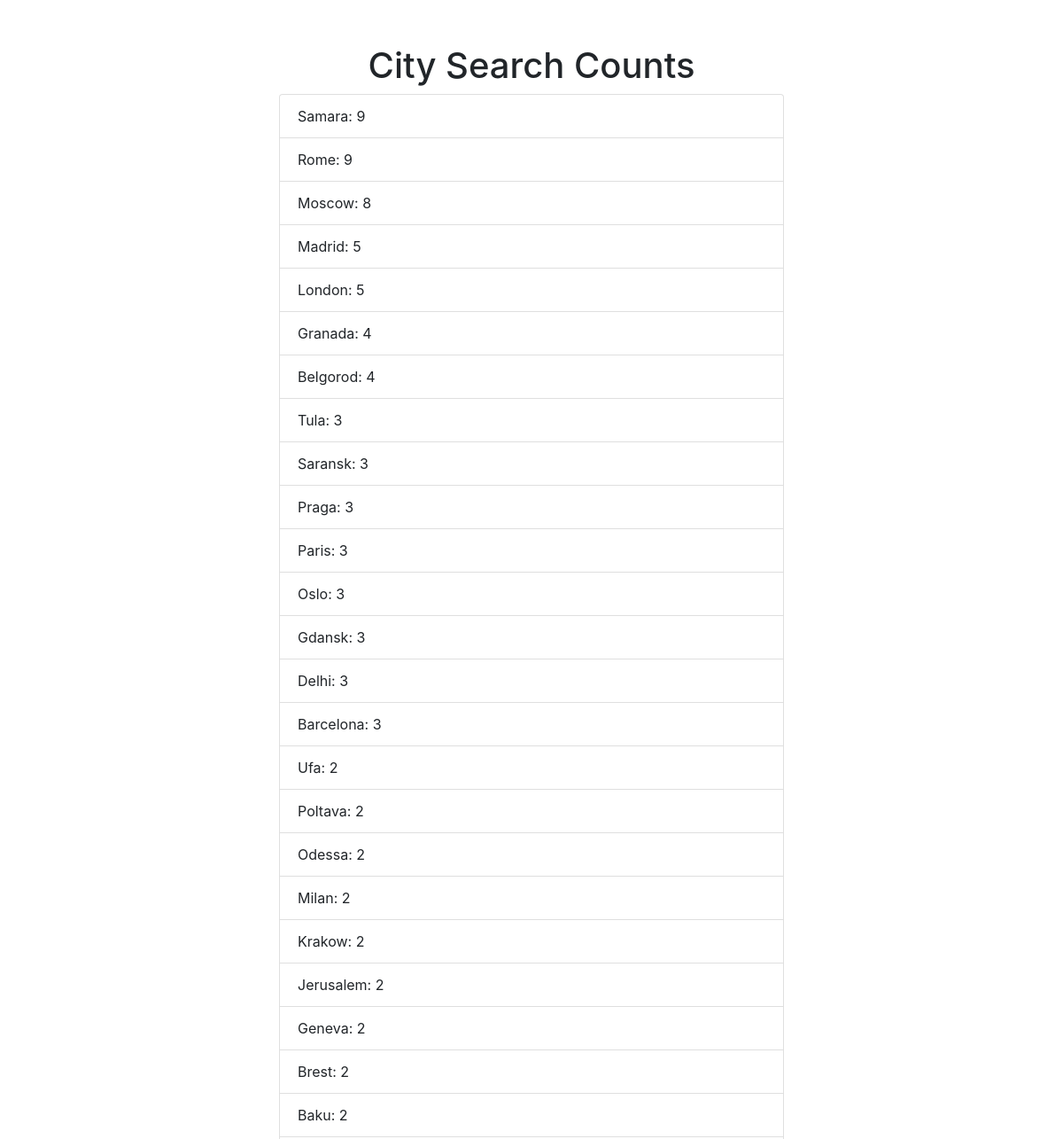
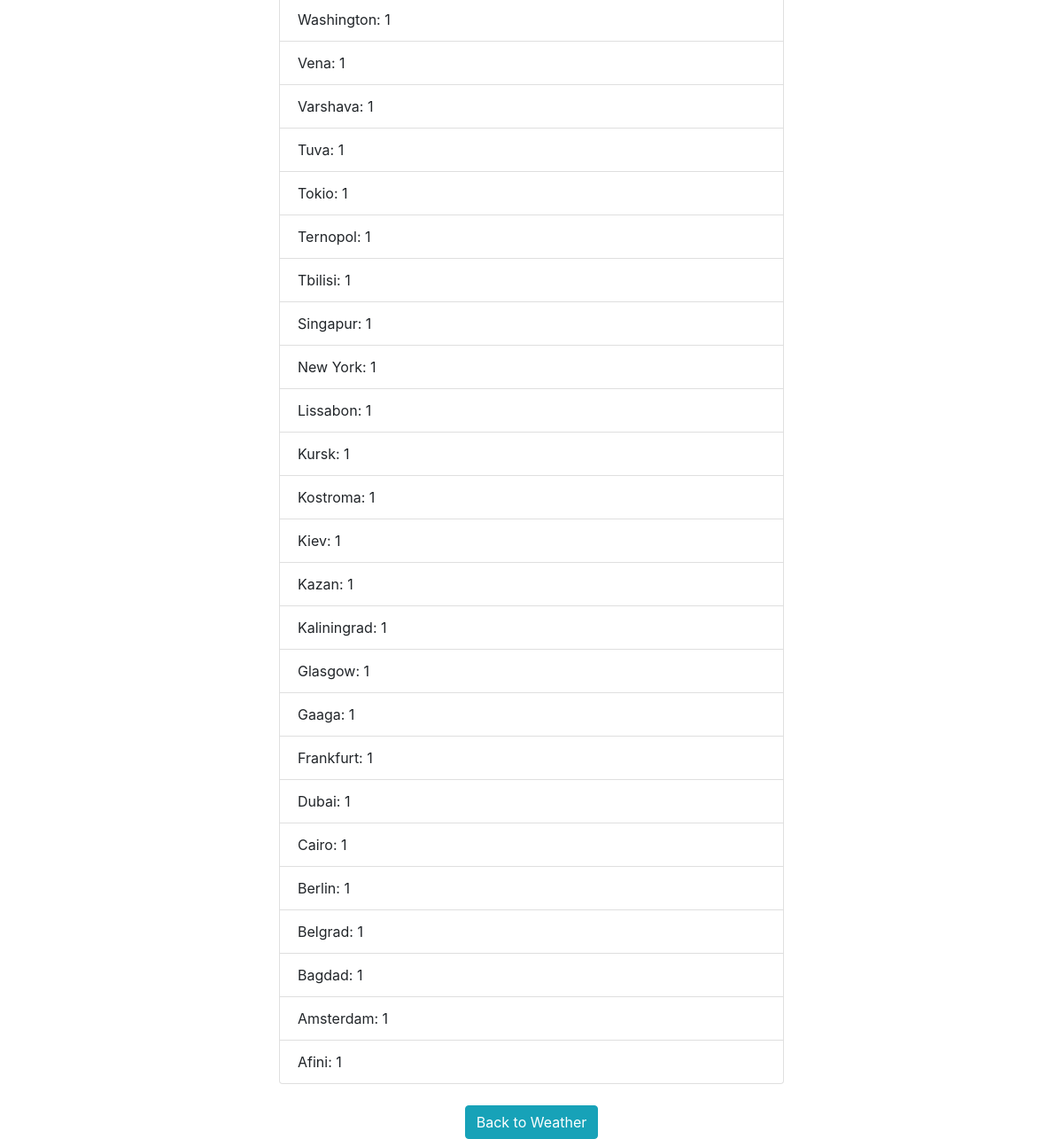
The page /city_search_count/ (signed in) on the database its author committed (2 pictures, top to bottom).
### weather/models.py (models this page shows, shortened)
class CitySearchHistory(models.Model):
    user = models.ForeignKey(User, on_delete=models.CASCADE)
    city = models.CharField(max_length=100)
    search_date = models.DateTimeField(auto_now_add=True)
    search_count = models.IntegerField(default=0)
    last_searched = models.DateTimeField(auto_now=True)
    temperature = models.FloatField(default=18.0)

### weather/views.py (the view)
# urls.py: path('city_search_count/', city_search_count_view, name='city_search_count'),
@login_required
def city_search_count_view(request):
    city_counts = CitySearchHistory.objects.values('city').annotate(search_count=Count('city')).order_by('-search_count')
    return render(request, 'city_search_count.html', {'city_counts': city_counts})

### weather/templates/city_search_count.html (shortened to what this page needs)
{% extends "base.html" %}
{% block content %}
<h1 class="text-center">City Search Counts</h1>
<ul class="list-group">
    {% for item in city_counts %}
    <li class="list-group-item">{{ item.city }}: {{ item.search_count }}</li>
    {% endfor %}
</ul>
<div class="text-center mt-4">
    <a href="{% url 'weather' %}" class="btn btn-info">Back to Weather</a>
</div>
{% endblock %}

### weather/static/css/styles.css (style rules this page uses)
.container { max-width: 600px; margin-top: 50px; }

### rows shown on the page
CitySearchHistory: city "London", search_count "5"
CitySearchHistory: city "Washington", search_count "1"
CitySearchHistory: city "Vena", search_count "1"
CitySearchHistory: city "Varshava", search_count "1"
CitySearchHistory: city "Tuva", search_count "1"
CitySearchHistory: city "Tokio", search_count "1"
CitySearchHistory: city "Ternopol", search_count "1"
CitySearchHistory: city "Tbilisi", search_count "1"
CitySearchHistory: city "Singapur", search_count "1"
CitySearchHistory: city "New York", search_count "1"
CitySearchHistory: city "Lissabon", search_count "1"
CitySearchHistory: city "Kursk", search_count "1"
CitySearchHistory: city "Kostroma", search_count "1"
CitySearchHistory: city "Kiev", search_count "1"
CitySearchHistory: city "Kazan", search_count "1"
CitySearchHistory: city "Kaliningrad", search_count "1"
CitySearchHistory: city "Glasgow", search_count "1"
CitySearchHistory: city "Gaaga", search_count "1"
CitySearchHistory: city "Frankfurt", search_count "1"
CitySearchHistory: city "Dubai", search_count "1"
CitySearchHistory: city "Cairo", search_count "1"
CitySearchHistory: city "Berlin", search_count "1"
CitySearchHistory: city "Belgrad", search_count "1"
CitySearchHistory: city "Bagdad", search_count "1"
CitySearchHistory: city "Amsterdam", search_count "1"
CitySearchHistory: city "Afini", search_count "1"

### other values the page prints
{{ item.city }} "Samara" "Rome" "Moscow" "Madrid" "Granada" "Belgorod" "Tula" "Saransk" "Praga" "Paris" "Oslo" "Gdansk" "Delhi" "Barcelona" "Ufa" "Poltava" "Odessa" "Milan" "Krakow" "Jerusalem" "Geneva" "Brest" "Baku"
{{ item.search_count }} "9" "9" "8" "5" "4" "4" "3" "3" "3" "3" "3" "3" "3" "3" "2" "2" "2" "2" "2" "2" "2" "2" "2"
